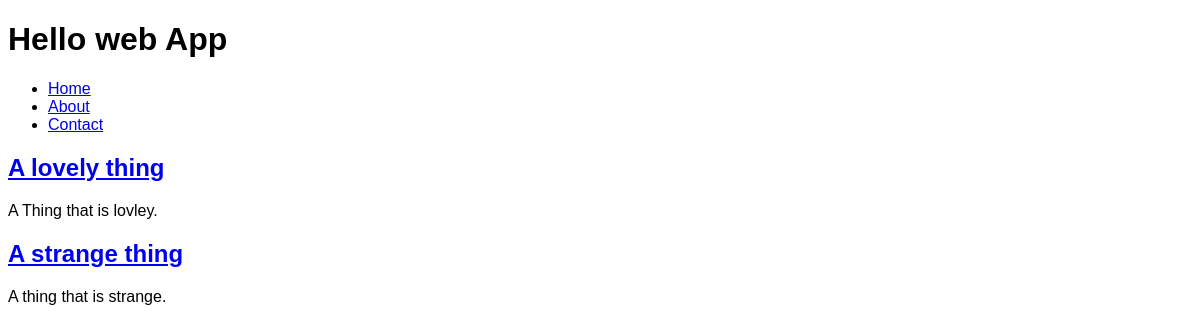
Before: / with the older database file.
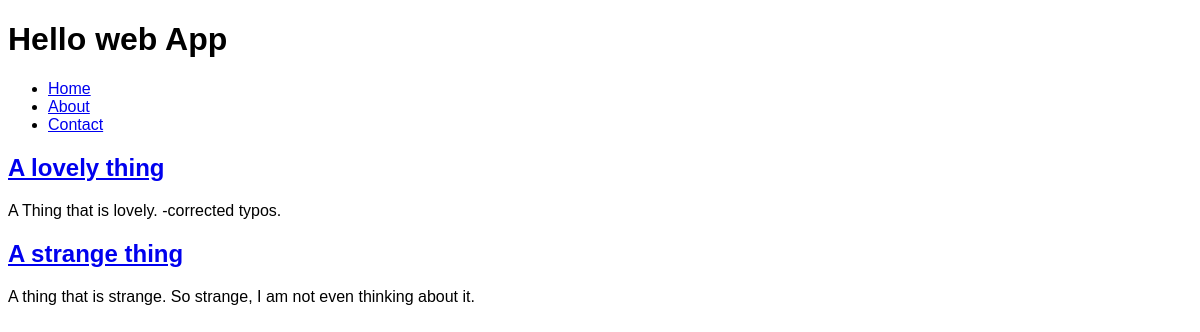
After: the same page with the newer database file.
### collection/models.py (models this page shows)
class Thing (models.Model):
	name = models.CharField(max_length=255)
	description = models.TextField()
	slug = models.SlugField(unique=True)

### collection/views.py (the view)
# urls.py: url(r'^$', 'collection.views.index', name='home'),
def index(request):
	things = Thing.objects.all()
	return render(request, 'index.html', {
		'things': things,
		})

### collection/templates/index.html (shortened to what this page needs)
{% extends 'layouts/base.html' %}
{% block content %}
	{% for thing in things %}
	<h2><a href="{% url 'thing_detail' slug=thing.slug %}">
		{{ thing.name }}
	</a></h2>
	<p>{{ thing.description }}</p>
	{% endfor %}
{% endblock %}

Changed rows visible on the page:
changed Thing "A lovely thing": description "A Thing that is lovley." → "A Thing that is lovely. -corrected typos."
changed Thing "A strange thing": description "A thing that is strange." → "A thing that is strange. So strange, I am not even thinking about it."
